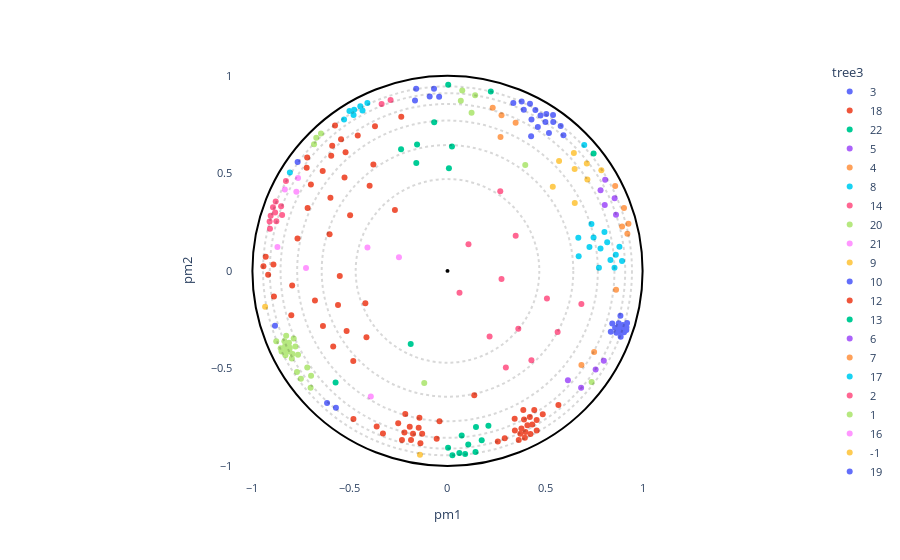

The cell this chart's notebook holds for it:
### Markdown cell above
### Create interactive plot

### Code cell
# OPTIONS =================================================
#Here you can set different parameters to color & annotate the resulting projection:
title = ""
#----------------------------------------------------------
# Select the coloring from annotation .csv file:
labels_name = "tree3"
# Select classes to label among the "labels_name" or "second_labels_name" column (comma separated list):
second_labels_name = ""
labels_text = []
show_text = True
#----------------------------------------------------------
# Use a custom color palette:
color_palette = None #Default: None
use_custom_palette = False
# Select projection center:
id_for_rotation = None #Default: None
use_selected_center = False
#==========================================================


#Check projection visualization parameters
#Labels name
if labels_name == "":
    labels_name = None
elif labels_name not in annotation_names:
    raise NameError(f"labels_name {labels_name} is not in the availables annotations.\nAvailables annotations: {annotation_names}")
#Second labels name
if second_labels_name == "":
    second_labels_name = None
elif second_labels_name not in annotation_names:
    raise NameError(f'"second_labels_name" {second_labels_name} is not in the availables annotations.\nAvailables annotations: {annotation_names}')
#Color palet selection
if not use_custom_palette:
    color_palette = None
#Center of projection selection

tmp_id_for_rotation = -1
if use_selected_center and id_for_rotation is not None:
    if id_for_rotation != tmp_id_for_rotation:
        tmp_id_for_rotation = id_for_rotation

        poincare_coord = df_embedding[["pm1","pm2"]].sort_values(by=["proteins_id"])
        poincare_coord = poincare_coord.values[:,:2]
        model = PoincareMaps(poincare_coord)
        model.get_distances()

        model.iroot = id_for_rotation - 1  #Zero indexing
        model.rotate()

        df_embedding["pm1"] = model.coordinates_rotated[:,0]
        df_embedding["pm2"] = model.coordinates_rotated[:,1]
else:
    df_embedding["pm1"] = df_embedding["pm1_com"]
    df_embedding["pm2"] = df_embedding["pm2_com"]

#Plot graph
fig = plot_embedding_interactive(df_embedding, 
                                 labels_name = labels_name,
                                 second_labels_name = second_labels_name, 
                                 show_text = show_text,
                                 labels_text = labels_text,
                                 color_palette = color_palette, 
                                 title = title, 
                                 fontsize = 11)
fig.show()
